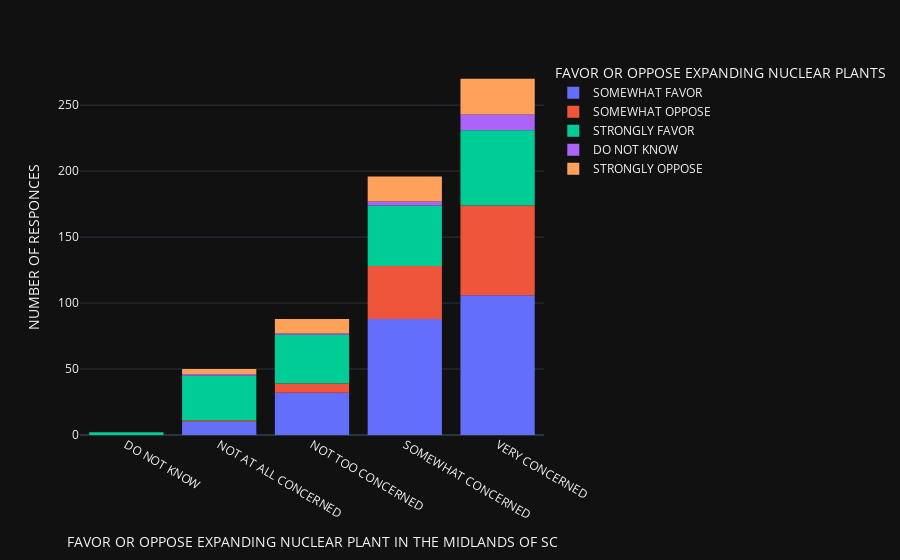

Write notebook code for a chart like this one.
### Markdown cell above
**IMPORTANT GRAPH BELOW**

### Code cell
# Q10: HOW CONCERNED ABOUT CLIMATE CHANGE
# Q13: FAVOR OR OPPOSE EXPANDING NUCLEAR PLANT IN THE MIDLANDS OF SC

fig = px.histogram(df_IC, x="Q13", color="Q10", template='plotly_dark').update_xaxes(categoryorder='total ascending').update_layout(
xaxis_title="FAVOR OR OPPOSE EXPANDING NUCLEAR PLANTS", yaxis_title="NUMBER OF RESPONCES", legend_title="FAVOR OR OPPOSE EXPANDING NUCLEAR PLANT IN THE MIDLANDS OF SC",
)
fig.show()

### Figure 1 — Plotly figure (JSON) as saved in the notebook; plotly's stock layout.template omitted (floating-point values rounded to 4 significant figures; data arrays with more than 128 entries replaced by an {"elided": "..."} marker saying what was removed)
{"data": [{"alignmentgroup": "True", "bingroup": "x", "hovertemplate": "Q13=SOMEWHAT FAVOR<br>Q10=%{x}<br>count=%{y}<extra></extra>", "legendgroup": "SOMEWHAT FAVOR", "marker": {"color": "#636efa", "pattern": {"shape": ""}}, "name": "SOMEWHAT FAVOR", "offsetgroup": "SOMEWHAT FAVOR", "orientation": "v", "showlegend": true, "type": "histogram", "x": {"elided": "236 str values"}, "xaxis": "x", "yaxis": "y"}, {"alignmentgroup": "True", "bingroup": "x", "hovertemplate": "Q13=SOMEWHAT OPPOSE<br>Q10=%{x}<br>count=%{y}<extra></extra>", "legendgroup": "SOMEWHAT OPPOSE", "marker": {"color": "#EF553B", "pattern": {"shape": ""}}, "name": "SOMEWHAT OPPOSE", "offsetgroup": "SOMEWHAT OPPOSE", "orientation": "v", "showlegend": true, "type": "histogram", "x": ["VERY CONCERNED", "VERY CONCERNED", "VERY CONCERNED", "VERY CONCERNED", "VERY CONCERNED", "SOMEWHAT CONCERNED", "SOMEWHAT CONCERNED", "VERY CONCERNED", "VERY CONCERNED", "VERY CONCERNED", "SOMEWHAT CONCERNED", "VERY CONCERNED", "VERY CONCERNED", "VERY CONCERNED", "SOMEWHAT CONCERNED", "VERY CONCERNED", "VERY CONCERNED", "VERY CONCERNED", "SOMEWHAT CONCERNED", "VERY CONCERNED", "VERY CONCERNED", "VERY CONCERNED", "SOMEWHAT CONCERNED", "VERY CONCERNED", "VERY CONCERNED", "SOMEWHAT CONCERNED", "SOMEWHAT CONCERNED", "VERY CONCERNED", "SOMEWHAT CONCERNED", "VERY CONCERNED", "SOMEWHAT CONCERNED", "NOT TOO CONCERNED", "SOMEWHAT CONCERNED", "VERY CONCERNED", "VERY CONCERNED", "SOMEWHAT CONCERNED", "VERY CONCERNED", "SOMEWHAT CONCERNED", "VERY CONCERNED", "VERY CONCERNED", "SOMEWHAT CONCERNED", "NOT TOO CONCERNED", "VERY CONCERNED", "SOMEWHAT CONCERNED", "VERY CONCERNED", "SOMEWHAT CONCERNED", "VERY CONCERNED", "SOMEWHAT CONCERNED", "VERY CONCERNED", "VERY CONCERNED", "SOMEWHAT CONCERNED", "VERY CONCERNED", "VERY CONCERNED", "VERY CONCERNED", "VERY CONCERNED", "VERY CONCERNED", "SOMEWHAT CONCERNED", "SOMEWHAT CONCERNED", "SOMEWHAT CONCERNED", "VERY CONCERNED", "SOMEWHAT CONCERNED", "SOMEWHAT CONCERNED", "SOMEWHAT CONCERNED", "SOMEWHAT CONCERNED", "VERY CONCERNED", "VERY CONCERNED", "VERY CONCERNED", "SOMEWHAT CONCERNED", "VERY CONCERNED", "VERY CONCERNED", "VERY CONCERNED", "VERY CONCERNED", "VERY CONCERNED", "VERY CONCERNED", "SOMEWHAT CONCERNED", "VERY CONCERNED", "NOT TOO CONCERNED", "SOMEWHAT CONCERNED", "SOMEWHAT CONCERNED", "NOT TOO CONCERNED", "SOMEWHAT CONCERNED", "VERY CONCERNED", "VERY CONCERNED", "SOMEWHAT CONCERNED", "VERY CONCERNED", "VERY CONCERNED", "SOMEWHAT CONCERNED", "VERY CONCERNED", "VERY CONCERNED", "VERY CONCERNED", "NOT TOO CONCERNED", "NOT TOO CONCERNED", "SOMEWHAT CONCERNED", "VERY CONCERNED", "VERY CONCERNED", "SOMEWHAT CONCERNED", "VERY CONCERNED", "VERY CONCERNED", "SOMEWHAT CONCERNED", "VERY CONCERNED", "SOMEWHAT CONCERNED", "VERY CONCERNED", "SOMEWHAT CONCERNED", "VERY CONCERNED", "VERY CONCERNED", "VERY CONCERNED", "VERY CONCERNED", "NOT TOO CONCERNED", "SOMEWHAT CONCERNED", "VERY CONCERNED", "SOMEWHAT CONCERNED", "VERY CONCERNED", "SOMEWHAT CONCERNED", "VERY CONCERNED", "VERY CONCERNED", "NOT AT ALL CONCERNED"], "xaxis": "x", "yaxis": "y"}, {"alignmentgroup": "True", "bingroup": "x", "hovertemplate": "Q13=STRONGLY FAVOR<br>Q10=%{x}<br>count=%{y}<extra></extra>", "legendgroup": "STRONGLY FAVOR", "marker": {"color": "#00cc96", "pattern": {"shape": ""}}, "name": "STRONGLY FAVOR", "offsetgroup": "STRONGLY FAVOR", "orientation": "v", "showlegend": true, "type": "histogram", "x": {"elided": "176 str values"}, "xaxis": "x", "yaxis": "y"}, {"alignmentgroup": "True", "bingroup": "x", "hovertemplate": "Q13=DO NOT KNOW<br>Q10=%{x}<br>count=%{y}<extra></extra>", "legendgroup": "DO NOT KNOW", "marker": {"color": "#ab63fa", "pattern": {"shape": ""}}, "name": "DO NOT KNOW", "offsetgroup": "DO NOT KNOW", "orientation": "v", "showlegend": true, "type": "histogram", "x": ["VERY CONCERNED", "VERY CONCERNED", "VERY CONCERNED", "VERY CONCERNED", "VERY CONCERNED", "NOT TOO CONCERNED", "VERY CONCERNED", "SOMEWHAT CONCERNED", "VERY CONCERNED", "VERY CONCERNED", "VERY CONCERNED", "VERY CONCERNED", "NOT AT ALL CONCERNED", "SOMEWHAT CONCERNED", "VERY CONCERNED", "SOMEWHAT CONCERNED", "VERY CONCERNED"], "xaxis": "x", "yaxis": "y"}, {"alignmentgroup": "True", "bingroup": "x", "hovertemplate": "Q13=STRONGLY OPPOSE<br>Q10=%{x}<br>count=%{y}<extra></extra>", "legendgroup": "STRONGLY OPPOSE", "marker": {"color": "#FFA15A", "pattern": {"shape": ""}}, "name": "STRONGLY OPPOSE", "offsetgroup": "STRONGLY OPPOSE", "orientation": "v", "showlegend": true, "type": "histogram", "x": ["VERY CONCERNED", "VERY CONCERNED", "SOMEWHAT CONCERNED", "SOMEWHAT CONCERNED", "VERY CONCERNED", "VERY CONCERNED", "SOMEWHAT CONCERNED", "NOT TOO CONCERNED", "NOT TOO CONCERNED", "NOT TOO CONCERNED", "SOMEWHAT CONCERNED", "NOT TOO CONCERNED", "SOMEWHAT CONCERNED", "SOMEWHAT CONCERNED", "NOT AT ALL CONCERNED", "VERY CONCERNED", "SOMEWHAT CONCERNED", "VERY CONCERNED", "NOT AT ALL CONCERNED", "VERY CONCERNED", "VERY CONCERNED", "VERY CONCERNED", "VERY CONCERNED", "NOT TOO CONCERNED", "VERY CONCERNED", "SOMEWHAT CONCERNED", "NOT TOO CONCERNED", "SOMEWHAT CONCERNED", "VERY CONCERNED", "NOT TOO CONCERNED", "VERY CONCERNED", "VERY CONCERNED", "NOT TOO CONCERNED", "VERY CONCERNED", "SOMEWHAT CONCERNED", "VERY CONCERNED", "NOT TOO CONCERNED", "VERY CONCERNED", "VERY CONCERNED", "VERY CONCERNED", "VERY CONCERNED", "SOMEWHAT CONCERNED", "SOMEWHAT CONCERNED", "SOMEWHAT CONCERNED", "VERY CONCERNED", "NOT AT ALL CONCERNED", "VERY CONCERNED", "NOT TOO CONCERNED", "SOMEWHAT CONCERNED", "NOT AT ALL CONCERNED", "SOMEWHAT CONCERNED", "VERY CONCERNED", "SOMEWHAT CONCERNED", "VERY CONCERNED", "VERY CONCERNED", "SOMEWHAT CONCERNED", "NOT TOO CONCERNED", "VERY CONCERNED", "SOMEWHAT CONCERNED", "SOMEWHAT CONCERNED", "VERY CONCERNED"], "xaxis": "x", "yaxis": "y"}], "layout": {"autosize": true, "barmode": "relative", "legend": {"title": {"text": "FAVOR OR OPPOSE EXPANDING NUCLEAR PLANTS"}, "tracegroupgap": 0}, "margin": {"t": 60}, "xaxis": {"anchor": "y", "autorange": true, "categoryorder": "total ascending", "domain": [0, 1], "range": [-0.5, 4.5], "title": {"text": "FAVOR OR OPPOSE EXPANDING NUCLEAR PLANT IN THE MIDLANDS OF SC"}, "type": "category"}, "yaxis": {"anchor": "x", "autorange": true, "domain": [0, 1], "range": [0, 284.2], "title": {"text": "NUMBER OF RESPONCES"}}}}
